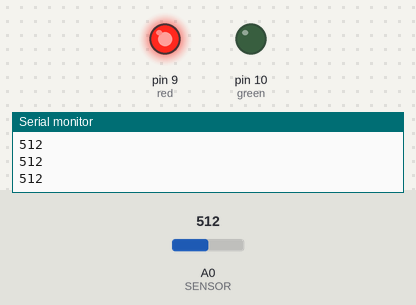
Simulated run of this sketch. Board: Arduino Uno, built with avr-gcc and run on an emulated ATmega328P. Shown: output pins drawn as LEDs (lit = HIGH), the last lines printed to the serial monitor. The inputs (shaded band) are chosen by the test bench; at power-on: A0 (SENSOR) = 512.

Above: at 1.2 s.
1.3 s: A0 (SENSOR) set to 267
2.8 s: A0 (SENSOR) set to 231
At 3.2 s:
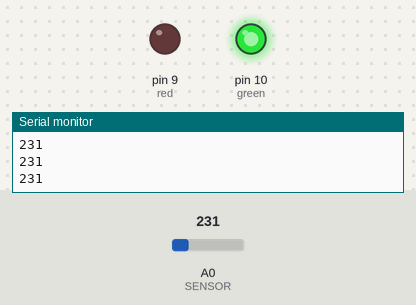
4.3 s: A0 (SENSOR) set to 260
At 5.5 s:
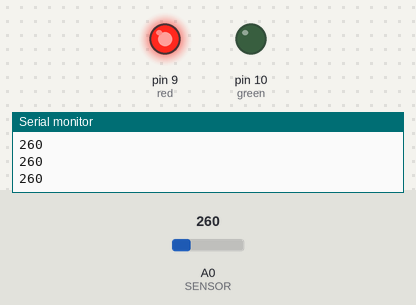
5.8 s: A0 (SENSOR) set to 240
At 6.7 s:
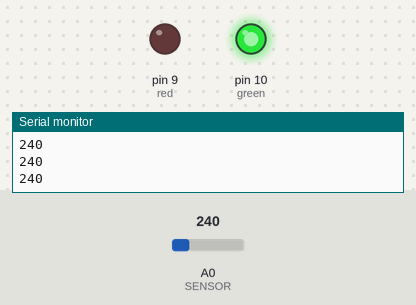
Timing chart, 0 to 8.3 s (numbered marks = the images above; inputs shaded):
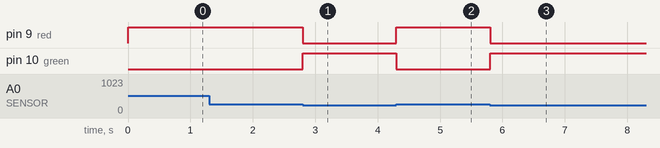

Measured:
- the behaviour switches between 250 and 249 on A0 (SENSOR) (found by bisection; images 0 and 1)
- after the input at 2.8 s, pin 9 (red): HIGH → LOW at once; pin 10 (green): LOW → HIGH at once
- after the input at 4.3 s, pin 9 (red): LOW → HIGH at once; pin 10 (green): HIGH → LOW at once
- after the input at 5.8 s, pin 9 (red): HIGH → LOW at once; pin 10 (green): LOW → HIGH at once

The sketch:

light-contoller.ino
```cpp
#define SENSOR A0
#define LED 9
unsigned int value = 0;

void setup() {
  Serial.begin(9600);
  pinMode(10, OUTPUT); // green
  pinMode(9, OUTPUT); // red
  pinMode(SENSOR, INPUT); // sensor
}

void loop() {

  value = analogRead(SENSOR);
  if(value<250){
    digitalWrite(10, HIGH);
    digitalWrite(9, LOW);
  }
  if(value>250) {
    digitalWrite(9, HIGH);
    digitalWrite(10, LOW);
  }
  Serial.println(value);
}
```
